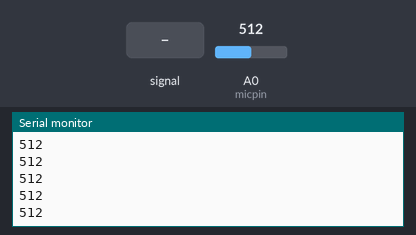
Simulated run of this sketch. Board: Arduino Uno, built with avr-gcc and run on an emulated ATmega328P. Parts: the last lines printed to the serial monitor. The test bench sets the inputs (shaded band); at power-on: A0 (micpin) = 512.

Above: at 1.2 s.
1.3 s: A0 (micpin) fed a 200 Hz sine of ±255 counts around its level
At 1.43 s:
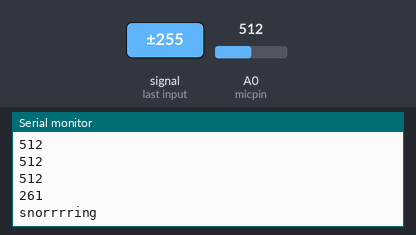
2.9 s: A0 (micpin) set to 0
At 2.97 s:
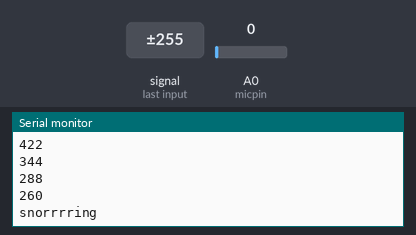
5.9 s: A0 (micpin) set to 122
At 5.96 s:
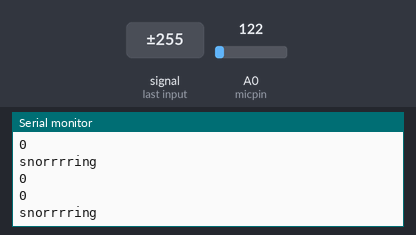
7.4 s: A0 (micpin) fed a 200 Hz sine of ±81 counts around its level
Timing chart, 0 to 9.9 s (numbered marks = the images above; inputs shaded):
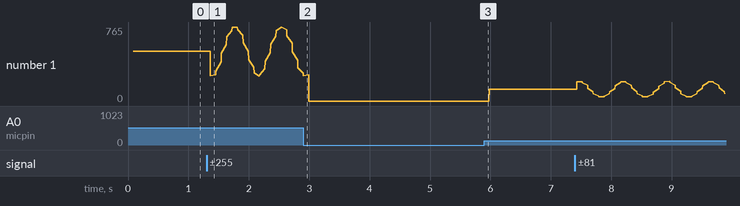

Measured:
- after the input at 1.3 s, the serial monitor: prints a new line after 0.06 s (image 1)
- plotted number 1: 512 → 288 after the input at 1.3 s, 0 → 122 after the input at 5.9 s, 122 → 76 after the input at 7.4 s

The sketch:

sound_sensor_test.ino
```cpp
int micpin = A0;   // arduino analog pin A0 connected to sound sensor A0 pin
int m1 = 0;
int m2 = 0;


void setup() {
  pinMode(micpin,INPUT);     // gives input signals to the arduino board micvalue1 and micvalaue2
 Serial.begin(9600);
  // put your setup code here, to run once:

}

void loop()

{
  m1 = analogRead(micpin);            //Serial.println(micvalue1);
  delay(90);
  Serial.println(m1);

       m2 = analogRead(micpin);
         Serial.println(m2);
         if (m1<300||m2<300)
         {
          Serial.println( "snorrrring");
         }
       //delay(70);

}
```
